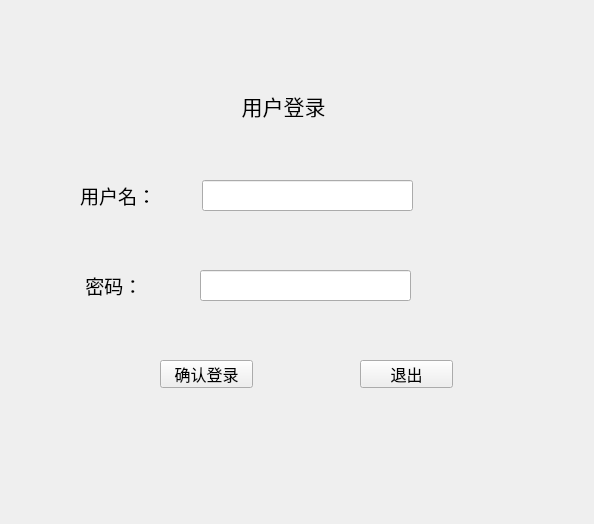
<?xml version="1.0" encoding="UTF-8"?>
<ui version="4.0">
 <class>Form_load</class>
 <widget class="QWidget" name="Form_load">
  <property name="geometry">
   <rect>
    <x>0</x>
    <y>0</y>
    <width>594</width>
    <height>524</height>
   </rect>
  </property>
  <property name="windowTitle">
   <string>登录界面</string>
  </property>
  <widget class="QLabel" name="label">
   <property name="geometry">
    <rect>
     <x>230</x>
     <y>80</y>
     <width>131</width>
     <height>51</height>
    </rect>
   </property>
   <property name="font">
    <font>
     <family>Arial</family>
     <pointsize>16</pointsize>
    </font>
   </property>
   <property name="text">
    <string>  用户登录</string>
   </property>
  </widget>
  <widget class="QLabel" name="label_2">
   <property name="geometry">
    <rect>
     <x>80</x>
     <y>180</y>
     <width>91</width>
     <height>31</height>
    </rect>
   </property>
   <property name="font">
    <font>
     <family>Arial</family>
     <pointsize>14</pointsize>
    </font>
   </property>
   <property name="text">
    <string>用户名：</string>
   </property>
  </widget>
  <widget class="QLabel" name="label_3">
   <property name="geometry">
    <rect>
     <x>80</x>
     <y>270</y>
     <width>91</width>
     <height>31</height>
    </rect>
   </property>
   <property name="font">
    <font>
     <family>Arial</family>
     <pointsize>14</pointsize>
    </font>
   </property>
   <property name="text">
    <string> 密码：</string>
   </property>
  </widget>
  <widget class="QLineEdit" name="lineEdit">
   <property name="geometry">
    <rect>
     <x>202</x>
     <y>180</y>
     <width>211</width>
     <height>31</height>
    </rect>
   </property>
  </widget>
  <widget class="QLineEdit" name="lineEdit_2">
   <property name="geometry">
    <rect>
     <x>200</x>
     <y>270</y>
     <width>211</width>
     <height>31</height>
    </rect>
   </property>
  </widget>
  <widget class="QPushButton" name="pushButton">
   <property name="geometry">
    <rect>
     <x>160</x>
     <y>360</y>
     <width>93</width>
     <height>28</height>
    </rect>
   </property>
   <property name="font">
    <font>
     <family>Arial</family>
     <pointsize>12</pointsize>
    </font>
   </property>
   <property name="text">
    <string>确认登录</string>
   </property>
  </widget>
  <widget class="QPushButton" name="pushButton_2">
   <property name="geometry">
    <rect>
     <x>360</x>
     <y>360</y>
     <width>93</width>
     <height>28</height>
    </rect>
   </property>
   <property name="font">
    <font>
     <family>Arial</family>
     <pointsize>12</pointsize>
    </font>
   </property>
   <property name="text">
    <string>退出</string>
   </property>
  </widget>
 </widget>
 <resources/>
 <connections/>
</ui>
